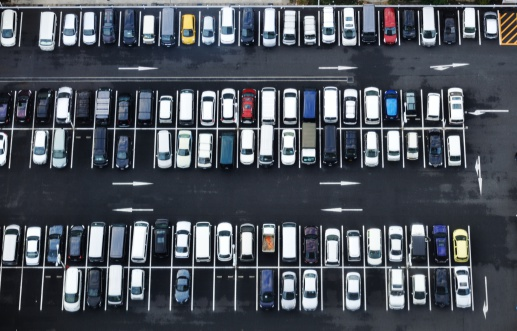
#> input picture images/184813292.jpg, 517 x 331 px
$ python CarsByRows.py
#> lines starting #> are read from the running program, lines starting #| are printed output that depends on the picture; after the words box and inside, x2 and y2 are one past the last pixel; in counts of white or black regions, pixels touching at a corner belong together
import cv2
import SimpleCV
import numpy as np
from matplotlib import pyplot as plt

# this just keeps things neat
class ParkingLotRow(object):
    top_left=None
    bot_right=None
    roi=None
    col_mean=None
    inverted_variance=None
    empty_col_probability=None
    empty_spaces=0
    total_spaces=None

    def __init__(self,top_left,bot_right,num_spaces):
        self.top_left = top_left
        self.bot_right = bot_right
        self.total_spaces = num_spaces

############################ BEGIN: TWEAKING PARAMETERS ###########################################
car_width = 8       #in pixels
thresh = 0.975      #used to determine if a spot is empty
############################### END: TWEAKING PARAMETERS ###########################################
parking_rows = []

# defines regions of interest, row 1 is on top, row 5 is on bottom, values determined empirically
parking_rows.append(ParkingLotRow((  1, 20),(496, 41),25))     #row 1
parking_rows.append(ParkingLotRow((  1, 87),(462,105),23))     #row 2
parking_rows.append(ParkingLotRow((  1,140),(462,158),23))     #row 3
parking_rows.append(ParkingLotRow((  1,222),(462,240),22))     #row 4
parking_rows.append(ParkingLotRow((  1,286),(462,304),22))     #row 5

#read image
img = cv2.imread('images/184813292.jpg')
#> img is the input picture: shape (331, 517, 3); mean B, G, R 92.2, 83.3, 77.7
img2 = img.copy()

#creates a template, its jsut a car sized patch of pavement
template = img[138:165,484:495]
m, n, chan = img.shape
#> m = 331; n = 517; chan = 3

#blurs the template a bit
template = cv2.GaussianBlur(template,(3,3),2)
h, w, chan = template.shape
#> h = 27; w = 11

# Apply template Matching
res = cv2.matchTemplate(img,template,cv2.TM_CCORR_NORMED)
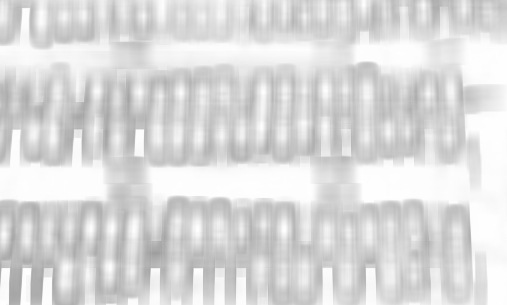
#> res: shape (305, 507) float32; min 0.62, max 0.999, mean 0.859
min_val, max_val, min_loc, max_loc = cv2.minMaxLoc(res)
#> min_val = 0.62; max_val = 0.999; min_loc = (155, 253); max_loc = (484, 138)

top_left = max_loc
#> top_left = (484, 138)
bottom_right = (top_left[0] + w, top_left[1] + h)
#> bottom_right = (495, 165)
#adds bounding box around template
cv2.rectangle(img,top_left, bottom_right, 255, 5)
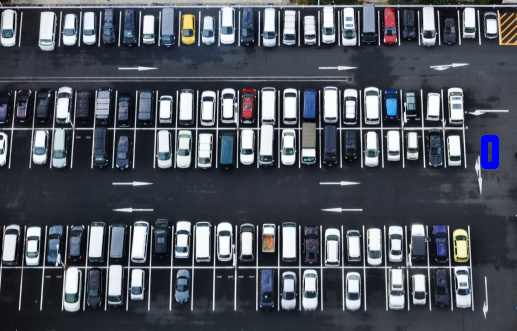
#> img: shape (331, 517, 3); 0.3% of pixels changed, all inside (x1, y1, x2, y2) = (481, 135, 499, 169)

#adds bounding box on ROIs
for curr_parking_lot_row in parking_rows:
    tl = curr_parking_lot_row.top_left
    br = curr_parking_lot_row.bot_right

    cv2.rectangle(res,tl, br, 1, 5)
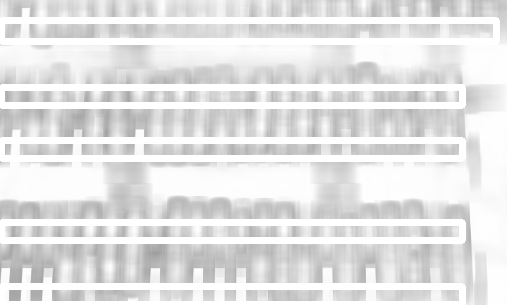
#> res: shape (305, 507) float32; min 0.62, max 1, mean 0.893

#displays some intermediate results
plt.subplot(121),plt.imshow(res,cmap = 'gray')
plt.title('Matching Result'), plt.xticks([]), plt.yticks([])
plt.subplot(122),plt.imshow(cv2.cvtColor(img,cv2.COLOR_BGR2RGB))
plt.title('Original, template in blue'), plt.xticks([]), plt.yticks([])

plt.show()
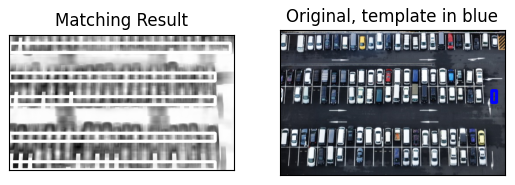
#> figure drawn by matplotlib, 2 panels

curr_idx = int(0)

#overlay on original picture
f0 = plt.figure(4)
plt.imshow(cv2.cvtColor(img,cv2.COLOR_BGR2RGB)),plt.title('Original')


for curr_parking_lot_row in parking_rows:
    #creates the region of interest
    tl = curr_parking_lot_row.top_left
    br = curr_parking_lot_row.bot_right

    my_roi = res[tl[1]:br[1],tl[0]:br[0]]

    #extracts statistics by column
    curr_parking_lot_row.col_mean = np.mean(my_roi, 0)
    curr_parking_lot_row.inverted_variance = 1 - np.var(my_roi,0)
    curr_parking_lot_row.empty_col_probability = curr_parking_lot_row.col_mean * curr_parking_lot_row.inverted_variance

    #creates some plots
    f1 = plt.figure(1)
    plt.subplot('51%d' % (curr_idx + 1)),plt.plot(curr_parking_lot_row.col_mean),plt.title('Row %d correlation' %(curr_idx + 1))

    f2 = plt.figure(2)
    plt.subplot('51%d' % (curr_idx + 1)),plt.plot(curr_parking_lot_row.inverted_variance),plt.title('Row %d variance' %(curr_idx + 1))

    f3 = plt.figure(3)
    plt.subplot('51%d' % (curr_idx + 1))
    plt.plot(curr_parking_lot_row.empty_col_probability),plt.title('Row %d empty probability ' %(curr_idx + 1))
    plt.plot((1,n),(thresh,thresh),c='r')

    #counts empty spaces
    num_consec_pixels_over_thresh = 0
    curr_col = 0

    for prob_val in curr_parking_lot_row.empty_col_probability:
        curr_col += 1

        if(prob_val > thresh):
            num_consec_pixels_over_thresh += 1
        else:
            num_consec_pixels_over_thresh = 0

        if (num_consec_pixels_over_thresh >= car_width):
            curr_parking_lot_row.empty_spaces += 1

            #adds mark to plt
            plt.figure(3)   # the probability graph
            plt.scatter(curr_col,1,c='g')

            plt.figure(4)   #parking lot image
            area = np.pi * (11)**2
            plt.scatter(curr_col + 2,curr_parking_lot_row.top_left[1] + 7, s=area, marker='s', c='g')

            #to prevent doubel counting cars, just reset the counter
            num_consec_pixels_over_thresh = 0

    #sets axis range, apparantlly they mess up when adding the scatters
    plt.figure(3)
    plt.xlim([0,n])

    #print out some stats
    print('found {0} cars and {1} empty space(s) in row {2} [ {3:>3} % capacity ]'.format(
        curr_parking_lot_row.total_spaces - curr_parking_lot_row.empty_spaces,
        curr_parking_lot_row.empty_spaces,
        curr_idx +1, ((curr_parking_lot_row.total_spaces - curr_parking_lot_row.empty_spaces) *100 / curr_parking_lot_row.total_spaces)))

    curr_idx += 1
#> this loop made 5 passes
#> pass 1, `my_roi = res[tl[1]:br[1],tl[0]:br[0]]`:
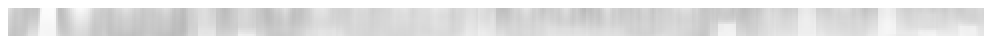
#> my_roi: shape (21, 495) float32 (shown 2 times larger); min 0.728, max 1, mean 0.895
#> after the loop, area = 380.1; curr_idx = 5; curr_parking_lot_row.empty_spaces = 9

#plot some figures
plt.show()
#> figure, not shown here; panel 1: curve peaks at x = 0, y = 1; panel 2: curve peaks at x = 0, y = 1; panel 3: curve peaks at x = 0, y = 1; panel 4: curve peaks at x = 0, y = 1
#> figure, not shown here; panel 1: curve peaks at x = 0, y = 1; panel 2: curve peaks at x = 0, y = 1; panel 3: curve peaks at x = 0, y = 1; panel 4: curve peaks at x = 0, y = 1
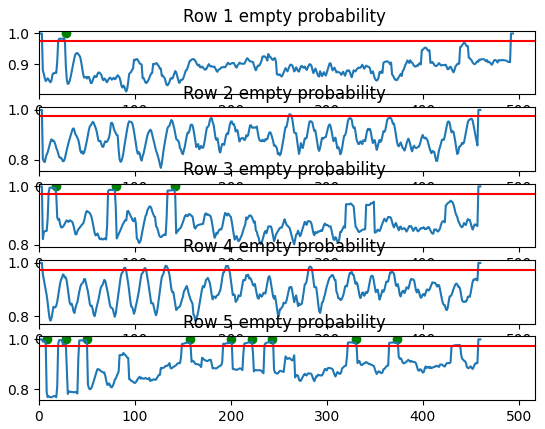
#> figure drawn by matplotlib, 5 panels; panel 1: curve peaks at x = 0, y = 1; panel 2: curve peaks at x = 0, y = 1; panel 3: curve peaks at x = 0, y = 1; panel 4: curve peaks at x = 0, y = 1
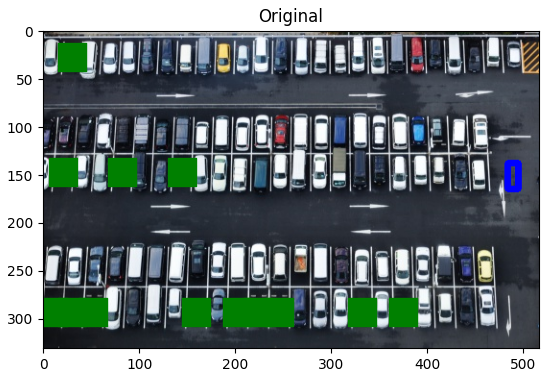
#> figure drawn by matplotlib, 1 panel

$ run again, with images/Car_park.jpg copied over images/184813292.jpg
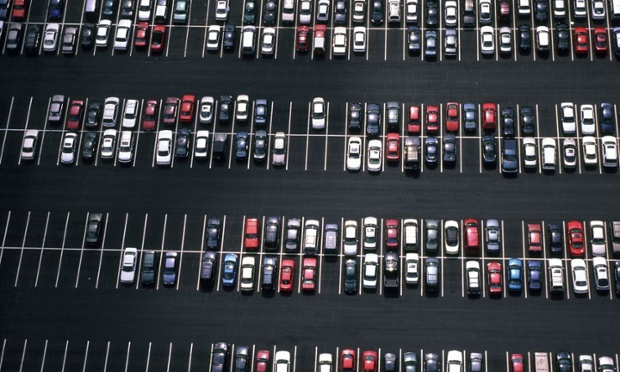
#> input picture images/Car_park.jpg, 620 x 372 px
#> img is the input picture: shape (372, 620, 3); mean B, G, R 69.1, 64.1, 62.6
#> min_val = 0.394; max_val = 0.975; min_loc = (127, 224); max_loc = (484, 138)
#> bottom_right = (495, 165)
#> img: shape (372, 620, 3); 0.22% of pixels changed, all inside (x1, y1, x2, y2) = (481, 135, 499, 169)
#> after the loop `for curr_parking_lot_row in parking_rows:`:
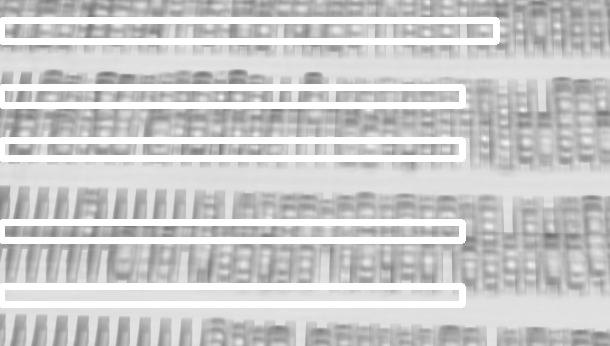
#> res: shape (346, 610) float32; min 0.431, max 1, mean 0.801
#> the loop `for curr_parking_lot_row in parking_rows:` made 5 passes
#> pass 1, `my_roi = res[tl[1]:br[1],tl[0]:br[0]]`:
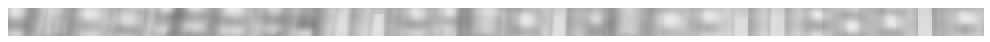
#> my_roi: shape (21, 495) float32 (shown 2 times larger); min 0.494, max 1, mean 0.827
#> after the loop `for curr_parking_lot_row in parking_rows:`: curr_idx = 5

$ run again, with images/cars.png saved as images/184813292.jpg
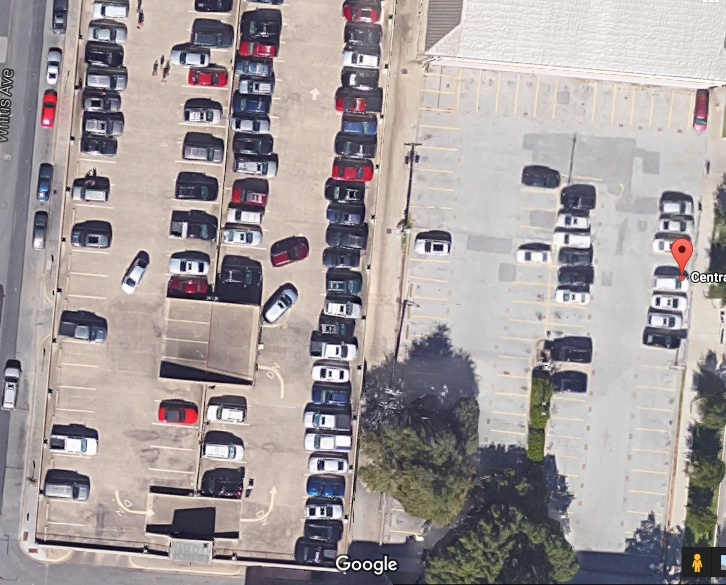
#> input picture images/cars.png, 726 x 585 px
#> img is the input picture: shape (585, 726, 3); mean B, G, R 156.3, 156.2, 163.8
#> min_val = 0.706; max_val = 1; min_loc = (713, 547); max_loc = (484, 138)
#> bottom_right = (495, 165)
#> img: shape (585, 726, 3); 0.12% of pixels changed, all inside (x1, y1, x2, y2) = (481, 135, 499, 169)
#> after the loop `for curr_parking_lot_row in parking_rows:`:
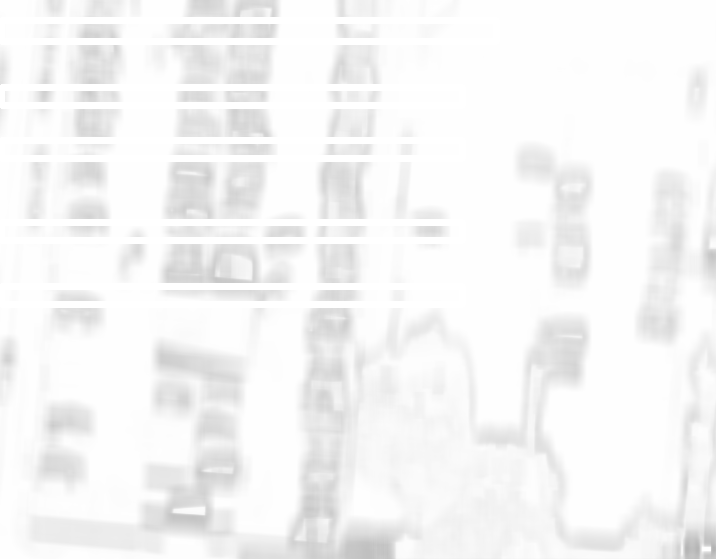
#> res: shape (559, 716) float32; min 0.706, max 1, mean 0.965
#> after the loop `for curr_parking_lot_row in parking_rows:`: area = 380.1; curr_idx = 5; curr_parking_lot_row.empty_spaces = 28
#> `plt.show()`:
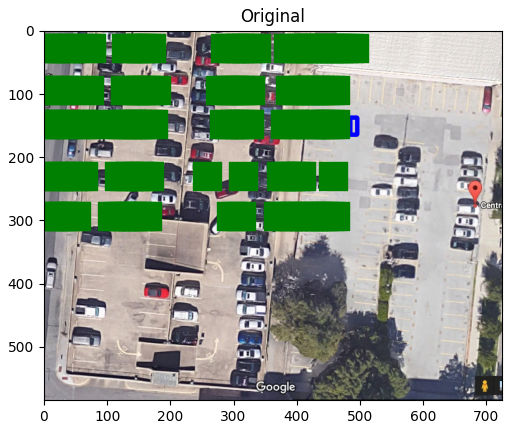
#> figure drawn by matplotlib, 1 panel
